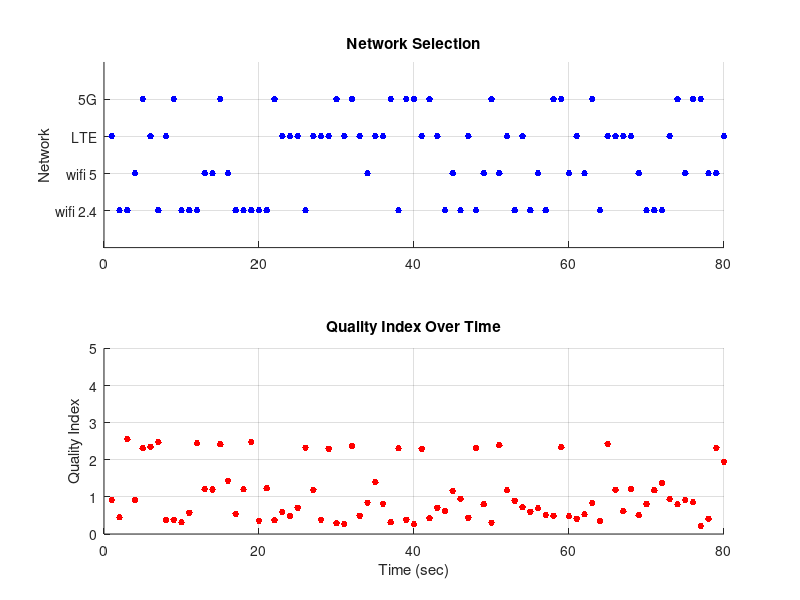

Here is the MATLAB script that generated this plot:
function standardNetworkQualitySimulation()
    % Number of simulation steps
    numSteps = 80;
    
    % Initialize figure
    figure;
    h1 = subplot(2,1,1); % Subplot for selected network
    hold on;
    h2 = subplot(2,1,2); % Subplot for Quality Index
    hold on;

    % Main simulation loop
    for t = 1:numSteps
        % Generate random network conditions
        [jitter, delay, packLoss, monetary] = getRandomNetworkConditions();
        
        % Calculate Quality Index for four hypothetical networks
        QI = zeros(1,4);
        for i = 1:4
            [jitter, delay, packLoss, monetary] = getRandomNetworkConditions();
            QI(i) = calculateQualityIndex(delay, jitter, packLoss, monetary);
        end

        % Determine the network with the highest Quality Index
        [maxValue, idx] = max(QI);
        fprintf('Time %d: Max QI = %f\n', t, maxValue); % Debug output
        
        % Update plots
        subplot(h1);
        plot(t, idx, 'b.', 'MarkerSize', 15); % Plot current network
        title('Network Selection');
        ylabel('Network');
        ylim([0 5]);
        yticks([1 2 3 4]);
        yticklabels({'wifi 2.4','wifi 5','LTE','5G'});
        grid on;
        
        subplot(h2);
        plot(t, maxValue, 'r.', 'MarkerSize', 15); % Plot Quality Index
        title('Quality Index Over Time');
        xlabel('Time (sec)');
        ylabel('Quality Index');
        ylim([0 5]); % Fixed y-axis range from 0 to 5
        grid on;

        pause(0.1); % Pause to update the plots dynamically
    end
    hold off;
end

function [jitter, delay, packLoss, monetary] = getRandomNetworkConditions()
    jitter = randi([0,180]);
    delay = randi([0, 350]);
    packLoss = randi([0, 20])/10;
    monetary = randi([0, 160]);
end

function QI = calculateQualityIndex(delay, jitter, packLoss, monetary)
    % Simple linear model for Quality Index calculation
    QI = 1000 / (delay + 1) + 1000 / (jitter + 1) + 100 / (packLoss + 0.1) + 100 / (monetary + 1);
    % Normalize QI to a scale of 0 to 5
    QI = (5 * QI) / (1000 + 1000 + 100 + 100); % Adjust normalization as necessary
end
